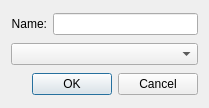
<?xml version="1.0" encoding="UTF-8"?>
<ui version="4.0">
 <class>DialogNewParentPage</class>
 <widget class="QDialog" name="DialogNewParentPage">
  <property name="geometry">
   <rect>
    <x>0</x>
    <y>0</y>
    <width>209</width>
    <height>108</height>
   </rect>
  </property>
  <property name="windowTitle">
   <string>Dialog</string>
  </property>
  <layout class="QGridLayout" name="gridLayout">
   <item row="0" column="0">
    <widget class="QLabel" name="label">
     <property name="text">
      <string>Name:</string>
     </property>
     <property name="alignment">
      <set>Qt::AlignRight|Qt::AlignTrailing|Qt::AlignVCenter</set>
     </property>
    </widget>
   </item>
   <item row="2" column="0" colspan="2">
    <widget class="QDialogButtonBox" name="buttonBox">
     <property name="orientation">
      <enum>Qt::Horizontal</enum>
     </property>
     <property name="standardButtons">
      <set>QDialogButtonBox::Cancel|QDialogButtonBox::Ok</set>
     </property>
    </widget>
   </item>
   <item row="0" column="1">
    <widget class="QLineEdit" name="textPageName"/>
   </item>
   <item row="1" column="0" colspan="2">
    <widget class="QComboBox" name="comboParentPage"/>
   </item>
  </layout>
 </widget>
 <resources/>
 <connections>
  <connection>
   <sender>buttonBox</sender>
   <signal>accepted()</signal>
   <receiver>DialogNewParentPage</receiver>
   <slot>accept()</slot>
   <hints>
    <hint type="sourcelabel">
     <x>248</x>
     <y>254</y>
    </hint>
    <hint type="destinationlabel">
     <x>157</x>
     <y>274</y>
    </hint>
   </hints>
  </connection>
  <connection>
   <sender>buttonBox</sender>
   <signal>rejected()</signal>
   <receiver>DialogNewParentPage</receiver>
   <slot>reject()</slot>
   <hints>
    <hint type="sourcelabel">
     <x>316</x>
     <y>260</y>
    </hint>
    <hint type="destinationlabel">
     <x>286</x>
     <y>274</y>
    </hint>
   </hints>
  </connection>
 </connections>
</ui>
